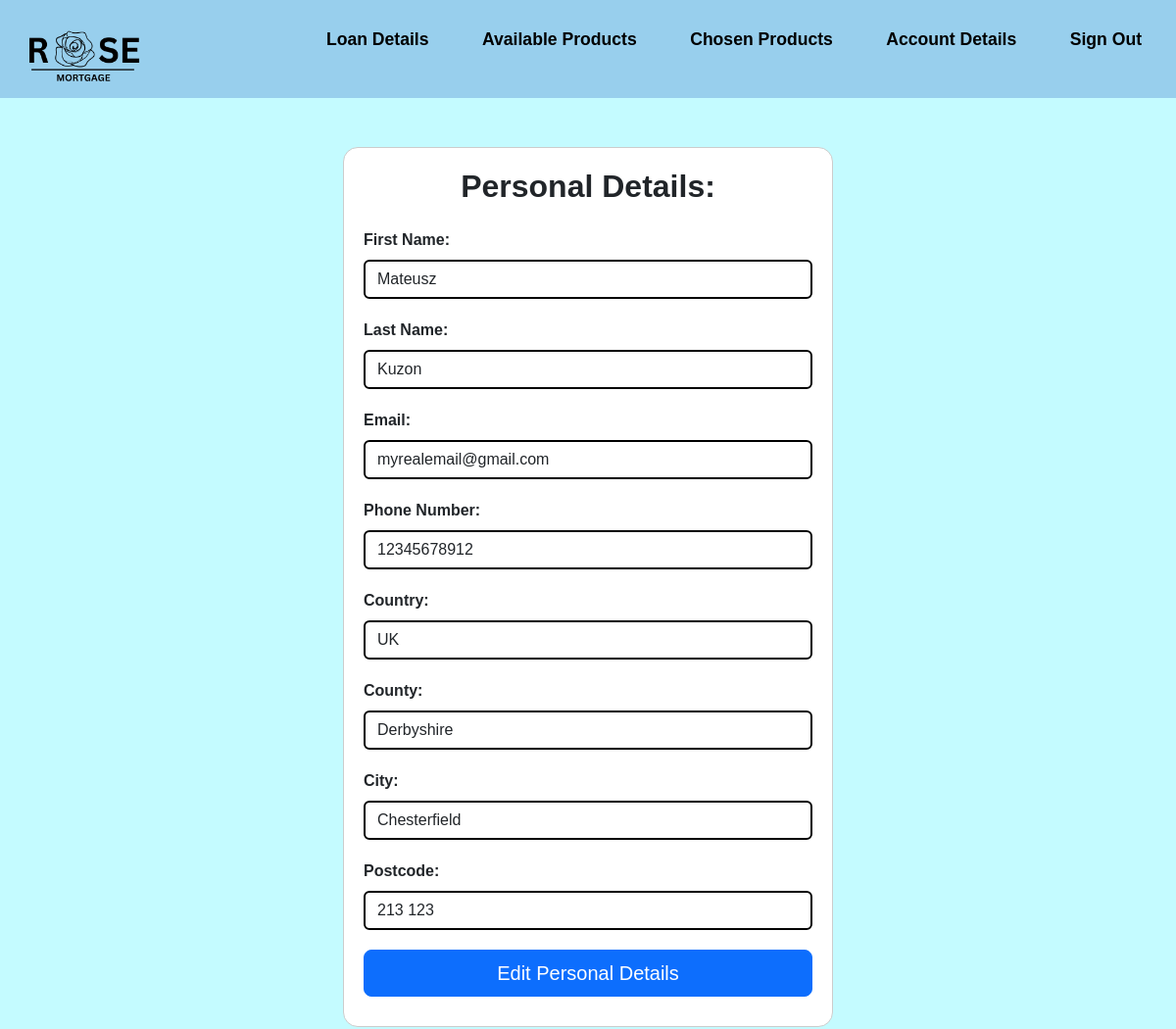
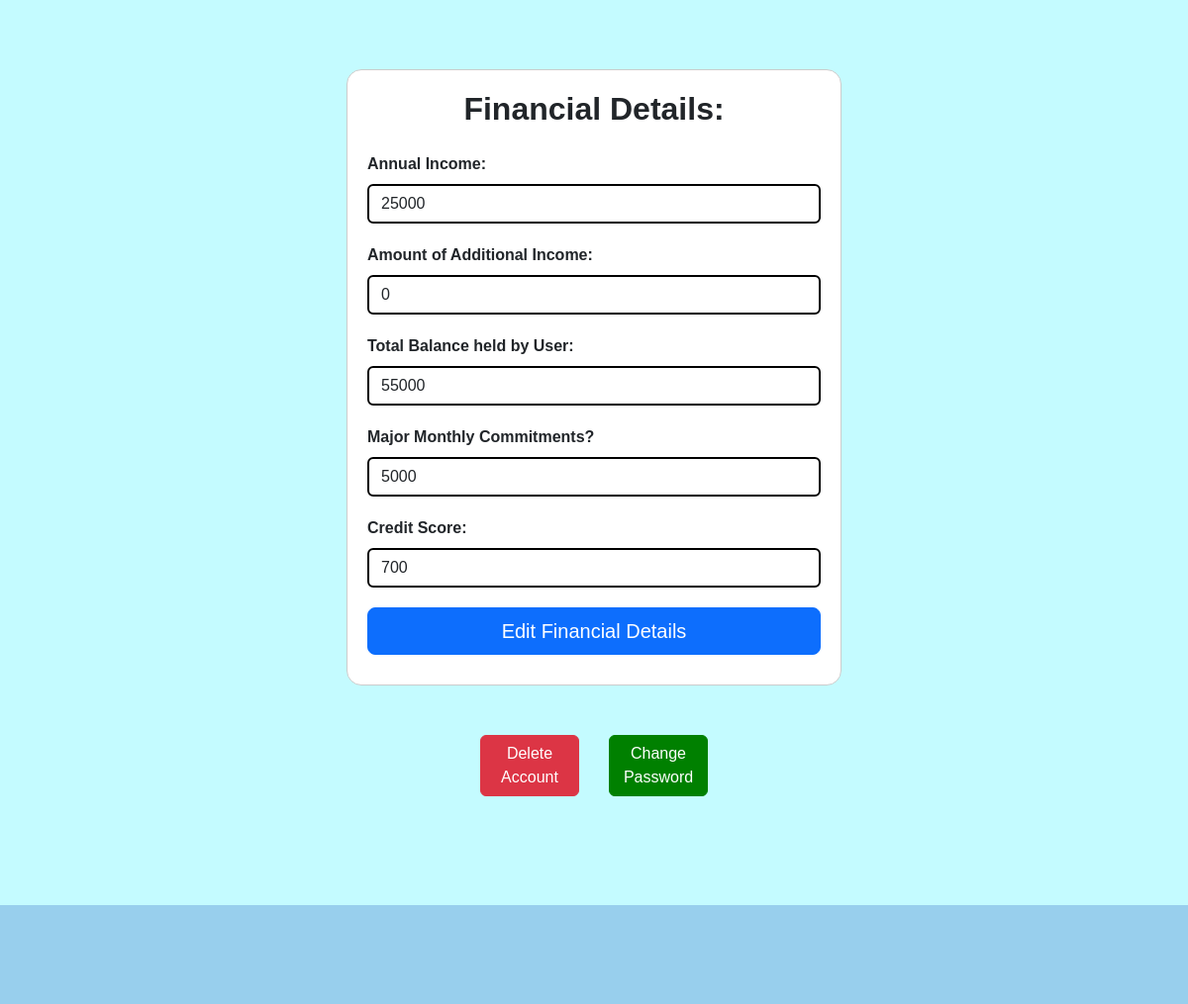
The page /MemberAccountDetails.php (signed in) on the database its author committed (2 pictures, top to bottom).
### tables this page shows
CREATE TABLE "RegisteredUser" (
	"RegisteredUser_ID"	INTEGER NOT NULL,
	"first_name"	TEXT NOT NULL,
	"last_name"	TEXT NOT NULL,
	"email"	TEXT NOT NULL,
	"phone_number"	INTEGER NOT NULL,
	"country"	TEXT NOT NULL,
	"county"	TEXT NOT NULL,
	"city"	TEXT NOT NULL,
	"postcode"	TEXT NOT NULL,
	"password"	TEXT NOT NULL,
	"role"	TEXT NOT NULL,
	"amount_of_products_compared"	INTEGER,
	PRIMARY KEY("RegisteredUser_ID" AUTOINCREMENT)
);

CREATE TABLE "financialdetails" (
	"financial_ID"	INTEGER,
	"RegisteredUser_ID"	INTEGER NOT NULL,
	"annual_income"	INTEGER NOT NULL,
	"additional_income_amount"	INTEGER NOT NULL,
	"total_balance"	INTEGER NOT NULL,
	"other_commitments"	TEXT NOT NULL,
	"monthly_spending_amounts"	INTEGER NOT NULL,
	"credit_score"	TEXT NOT NULL,
	"mortgage_reason"	TEXT NOT NULL,
	"estimated_property_value"	INTEGER NOT NULL,
	"borrow_amount"	INTEGER NOT NULL,
	"mortgage_term"	INTEGER NOT NULL,
	"user_ltv"	INTEGER,
	FOREIGN KEY("RegisteredUser_ID") REFERENCES "RegisteredUser"("RegisteredUser_ID"),
	PRIMARY KEY("financial_ID" AUTOINCREMENT)
);

### MemberAccountDetails.php (the view, shortened to what this page needs)
<?php
include 'connection.php';
$RegisteredUser_ID = $_SESSION['RegisteredUser_ID'];
$sqlPersonal = "SELECT first_name, last_name, email, phone_number, country, county, city, postcode FROM RegisteredUser WHERE RegisteredUser_ID=:RegisteredUser_ID";
$sqlFinancial = "SELECT annual_income, additional_income_amount, total_balance, other_commitments, credit_score FROM financialdetails WHERE RegisteredUser_ID=:RegisteredUser_ID";
$stmtPersonal = $db->prepare($sqlPersonal);
$stmtPersonal->bindParam(':RegisteredUser_ID', $RegisteredUser_ID, PDO::PARAM_INT);
$stmtPersonal->execute();
$personalDetails = $stmtPersonal->fetch(PDO::FETCH_ASSOC);
$stmtFinancial = $db->prepare($sqlFinancial);
$stmtFinancial->bindParam(':RegisteredUser_ID', $RegisteredUser_ID, PDO::PARAM_INT);
$stmtFinancial->execute();
$financialDetails = $stmtFinancial->fetch(PDO::FETCH_ASSOC);
?>
<!DOCTYPE html>
<html lang="en">
<head>
  <link href="https://cdn.jsdelivr.net/npm/bootstrap@5.3.0-alpha1/dist/css/bootstrap.min.css" rel="stylesheet">
  <link href="style.css" rel="stylesheet">
</head>
<body>
<header class="flex-container">
    <a href="MemberViewProducts.php"> <img src="Assets/logo.png" alt="Rose Mortgage"> </a>
    <div>
      <ul class="nav-links">
        <li><a href="Loan-details.php">Loan Details</a></li>
        <li><a href="MemberViewProducts.php">Available Products</a></li>
        <li><a href="MemberChosenProducts.php">Chosen Products</a></li>
        <li><a href="MemberAccountDetails.php">Account Details</a></li>
        <li><a href="home.php">Sign Out</a></li>
      </ul>
    </div>
  </header>
  <main>
    <div class="reg">
      <h2 class="mb-4"><b>Personal Details:</b></h2>
      <form action="MemberAccountDetails.php" method="post">
        <div class="form-group">
          <label for="first_name" class="form-label">First Name:</label>
          <input type="text" class="form-control" id="first_name" name="first_name" value="<?php echo $personalDetails['first_name']; ?>" required>
        </div>
        <div class="form-group">
          <label for="last_name" class="form-label">Last Name:</label>
          <input type="text" class="form-control" id="last_name" name="last_name" value="<?php echo $personalDetails['last_name']; ?>" required>
        </div>
        <div class="form-group">
          <label for="email" class="form-label">Email:</label>
          <input type="email" class="form-control" id="email" name="email" value="<?php echo $personalDetails['email']; ?>" required>
        </div>
        <div class="form-group">
          <label for="phone_number" class="form-label">Phone Number:</label>
          <input type="tel" class="form-control" id="phone_number" name="phone_number" value="<?php echo $personalDetails['phone_number']; ?>" required>
        </div>
        <div class="form-group">
          <label for="country" class="form-label">Country:</label>
          <input type="text" class="form-control" id="country" name="country" value="<?php echo $personalDetails['country']; ?>" required>
        </div>
        <div class="form-group">
          <label for="county" class="form-label">County:</label>
          <input type="text" class="form-control" id="county" name="county" value="<?php echo $personalDetails['county']; ?>">
        </div>
        <div class="form-group">
          <label for="city" class="form-label">City:</label>
          <input type="text" class="form-control" id="city" name="city" value="<?php echo $personalDetails['city']; ?>" required>
        </div>
        <div class="form-group">
          <label for="postcode" class="form-label">Postcode:</label>
          <input type="text" class="form-control" id="postcode" name="postcode" value="<?php echo $personalDetails['postcode']; ?>" required>
        </div>
        <button type="button" id="editPersonalBtn" class="btn btn-primary btn-lg btn-block" style="width: 100%;">Edit Personal Details</button>
      </form>
    </div>
    <br><br><br>
    <div class="reg">
      <h2 class="mb-4"><b>Financial Details:</b></h2>
      <form action="MemberAccountDetails.php" method="post">
        <div class="form-group">
          <label for="annual_income" class="form-label">Annual Income:</label>
          <input type="text" class="form-control" id="annual_income" name="annual_income" value="<?php echo $financialDetails['annual_income']; ?>" required>
        </div>
        <div class="form-group">
          <label for="additional_income" class="form-label">Amount of Additional Income:</label>
          <input type="text" class="form-control" id="additional_income" name="additional_income" value="<?php echo $financialDetails['additional_income_amount']; ?>" required>
        </div>
        <div class="form-group">
          <label for="total_balance" class="form-label">Total Balance held by User:</label>
          <input type="text" class="form-control" id="total_balance" name="total_balance" value="<?php echo $financialDetails['total_balance']; ?>" required>
        </div>
        <div class="form-group">
          <label for="major_monthly_commitments_bool" class="form-label">Major Monthly Commitments?</label>
          <input type="text" class="form-control" id="major_monthly_commitments_bool" name="major_monthly_commitments_bool" value="<?php echo $financialDetails['other_commitments']; ?>" required>
        </div>
        <div class="form-group">
          <label for="credit_score" class="form-label">Credit Score:</label>
          <input type="text" class="form-control" id="credit_score" name="credit_score" value="<?php echo $financialDetails['credit_score']; ?>" required>
        </div>
        <button type="button" id="editFinancialBtn" class="btn btn-primary btn-lg btn-block" style="width: 100%;">Edit Financial Details</button>
      </form>
    </div>
    </main>
<div class="delete">
  <div> <button class="btn btn-delete-user" id="delete-userBtn">Delete Account</button></div>
  <div><button class="btn btn-changePassword-user" onclick="passwordSubmitBtnClick()" id="changePassword-userBtn">Change Password</button></div>
</div>
<footer>
</footer>
</body>
</html>

### style.css (style rules this page uses)
* { margin: 0; padding: 0; text-decoration: none; font-family: Arial, Helvetica, sans-serif; box-sizing: border-box; list-style: none; }
a { color: #000; text-decoration: none; }
main { margin-top: 50px; margin-bottom: 50px; }
header { background-color: #98CFED; padding: 10px; color: black; height: 100px; width: 100%; top: 0; display: flex; justify-content: flex-start; align-items: center; z-index: 1000; }
.nav-links li { display: inline-block; position: relative; margin: 0 25px; }
.nav-links li a { font-weight: bold; font-size: 1.1rem; text-decoration: none; color: black; }
.nav-links li::after { content: ''; width: 0%; height: 2px; background: #000; display: block; margin: auto; position: absolute; top: 100%; left: 50%; transform: translate(-50%); transition: 0.7s; }
header img { width: 150px; height: auto; }
body { background-color: #c4fbff; display: flex; flex-direction: column; min-height: 100vh; }
input[type="number"], button { width: 100%; padding: 10px; margin-bottom: 10px; border-radius: 3px; border: 1px solid #ccc; }
button { background-color: #007BFF; color: #fff; cursor: pointer; }
ul { flex: 1; margin-bottom: 20px; }
ul li { list-style-type: disc; }
.reg { background-color: white; width: 500px; margin: auto; padding: 20px; border: 1px solid #ccc; border-radius: 15px; }
.form-group { margin-bottom: 20px; }
.form-control { border: 2px solid black; }
.flex-container { display: flex; flex-direction: row; justify-content:space-between; }
h2 { text-align: center; }
label { display: block; font-weight: bold; }
.delete { display: flex; justify-content:center; gap: 30px; }
.btn-delete-user { background-color: #dc3545; border-color: #dc3545; color: #fff; width: 100px; }
.btn-changePassword-user { background-color: green; border-color: green; color: #fff; width: 100px; }
footer { background-color: #98CFED; padding: 10px; color: black; height: 100px; width: 100%; bottom: 0; z-index: 1000; margin-top: 100px; }

### rows shown on the page
registereduser: first_name "Mateusz", last_name "Kuzon", email "myrealemail@gmail.com", phone_number "12345678912", country "UK", county "Derbyshire", city "Chesterfield", postcode "213 123"
financialdetails: annual_income "25000", additional_income "0", total_balance "55000", major_monthly_commitments_bool "5000", credit_score "700"
